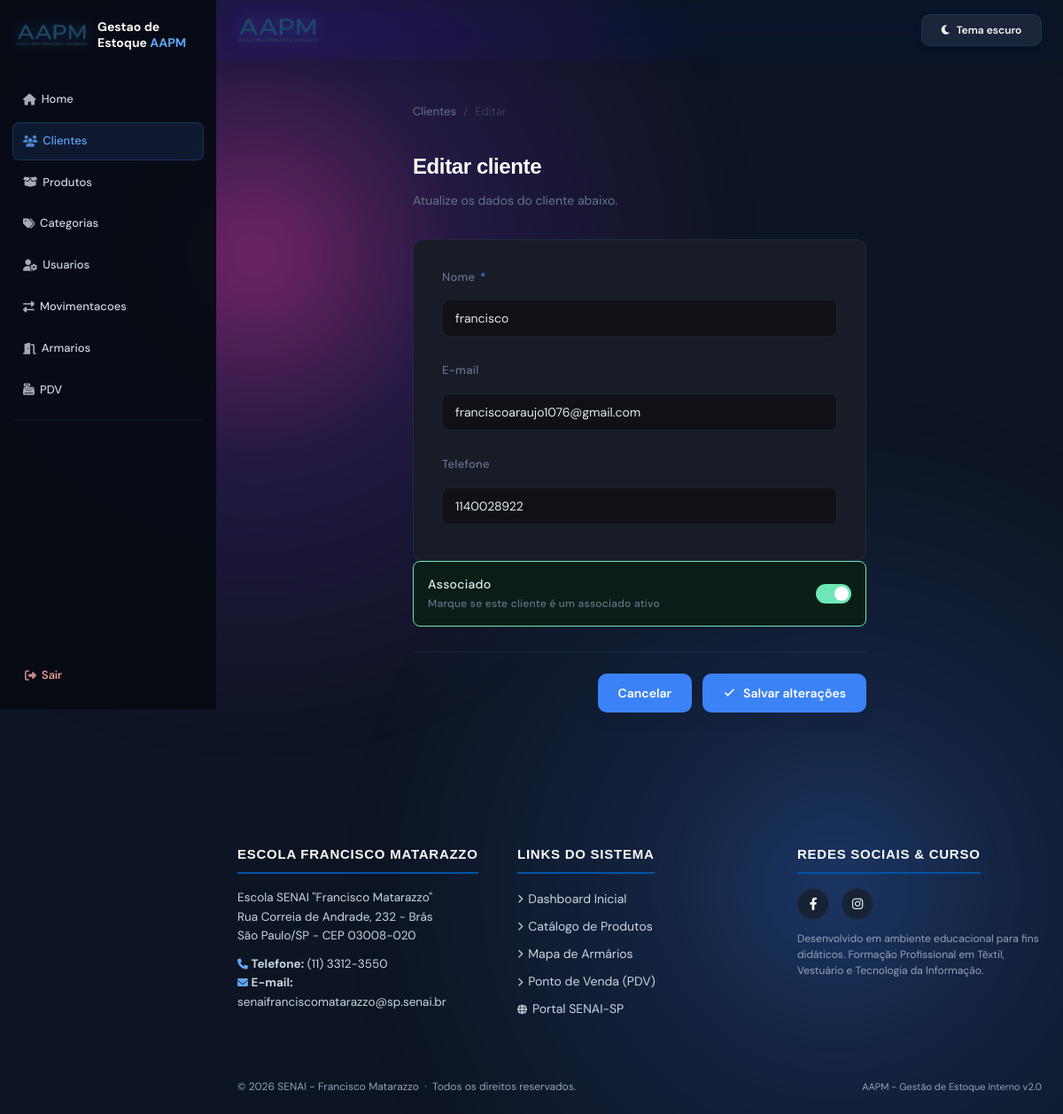
Screenshot of /cliente/1/editar (signed in) with the database file from the repository.
### app/models/cliente.py (models this page shows, shortened)
class Cliente(Base):
    __tablename__ = "clientes"
    id         = Column(Integer, primary_key=True, index=True)
    nome       = Column(String(150), nullable=False, index=True)
    email      = Column(String(150), nullable=True)
    telefone   = Column(String(20), nullable=True)
    is_associado = Column(Boolean, default=False, nullable=False)
    ativo      = Column(Boolean, default=True)
    criado_em  = Column(DateTime, server_default=func.now())
    vendas = relationship("Venda", back_populates="cliente")

### app/controllers/cliente_controller.py (the view)
@router.get("/{cliente_id}/editar")
def form_editar(
    cliente_id: int,
    request: Request,
    db: Session = Depends(get_db),
    admin = Depends(get_admin)
):
    editando = db.query(Cliente).filter(Cliente.id == cliente_id).first()
    if not editando:
        return RedirectResponse(url="/cliente", status_code=302)
    return templates.TemplateResponse(
        request,
        "Cliente/form.html",
        {"request": request, "usuario": admin, "editando": editando}
    )

### app/templates/Cliente/form.html (shortened to what this page needs)
{% extends "base.html" %}
{% block head %}
<link rel="stylesheet" href="/static/css/clientes_form.css">
{% endblock %}
{% block content %}
<div class="page-wrap">
  <nav class="breadcrumb">
    <a href="/cliente">Clientes</a>
    <span>/</span>
    <span>{{ 'Editar' if editando else 'Novo cliente' }}</span>
  </nav>
  <h1 class="page-title">
    {% if editando %}Editar cliente{% else %}Novo cliente{% endif %}
  </h1>
  <p class="page-subtitle">
    {% if editando %}
    Atualize os dados do cliente abaixo.
    {% else %}
    Preencha os dados para cadastrar um novo cliente.
    {% endif %}
  </p>
  <div class="form-card">
    <form method="post" action="{{ '/cliente/' ~ editando.id ~ '/editar' if editando else '/cliente/novo' }}"
      data-confirm-message="{{ 'Confirma as alteracoes deste cliente?' if editando else 'Confirma o cadastro deste cliente?' }}">
      <div class="field">
        <label for="nome">Nome <span class="required-star">*</span></label>
        <input type="text" id="nome" name="nome" required maxlength="150" placeholder="Nome completo"
          value="{{ editando.nome if editando else (valores.nome if valores else '') }}">
      </div>
      <div class="field">
        <label for="email">E-mail</label>
        <input type="text" id="email" name="email" maxlength="150" placeholder="exemplo@email.com"
          value="{{ editando.email or '' if editando else (valores.email if valores else '') }}">
      </div>
      <div>
        <label for="telefone">Telefone</label>
        <input type="tel" id="telefone" name="telefone" maxlength="20" placeholder="(11) 99999-9999"
          value="{{ editando.telefone or '' if editando else (valores.telefone if valores else '') }}">
      </div>
  </div>
  <label class="toggle-field" for="is_associado">
    <div class="toggle-field-label">
      <strong>Associado</strong>
      <span>Marque se este cliente é um associado ativo</span>
    </div>
    <div class="toggle-switch">
      <div class="toggle-track"></div>
    </div>
  </label>
  <div class="divider"></div>
  <div class="form-actions">
    <a href="/cliente" class="btn btn-ghost">Cancelar</a>
    <button type="submit" class="btn btn-primary">
      <svg width="15" height="15" viewBox="0 0 24 24" fill="none" stroke="currentColor" stroke-width="2.5">
        <polyline points="20 6 9 17 4 12" />
      </svg>
      {{ 'Salvar alterações' if editando else 'Cadastrar cliente' }}
    </button>
  </div>
</div>
{% endblock %}

### app/static/style.css (style rules this page uses)
:root { --bg-base: #dfeaf7; --bg-base-2: #eef5ff; --orb-1: rgba(59, 130, 246, 0.18); --orb-2: rgba(147, 197, 253, 0.16); --orb-3: rgba(168, 85, 247, 0.10); --grid: rgba(37, 99, 235, 0.06); --bg-panel: rgba(15, 23, 42, 0.72); --bg-panel-strong: rgba(17, 24, 39, 0.92); --bg-soft: rgba(255, 255, 255, 0.04); --border: rgba(148, 163, 184, 0.18); --text: #e2e8f0; --text-muted: #94a3b8; --primary: #3b82f6; --primary-2: #60a5fa; --purple: #8b5cf6; --success: #10b981; --shadow: rgba(15, 23, 42, 0.4); }
html { scroll-behavior: smooth; }
body { position: relative; min-height: 100vh; background: linear-gradient(120deg, #1d0d5c 0%, #2f0d77 18%, #5a0c6f 42%, #1d4de0 72%, #120d2d 100%); background-size: 180% 180%; animation: bgFlow 18s ease-in-out infinite alternate; overflow-x: hidden; }
body::before, body::after { content: ""; position: fixed; inset: auto; pointer-events: none; z-index: 0; }
body::before { width: 72rem; height: 72rem; left: -18rem; top: -18rem; border-radius: 50%; background: radial-gradient(circle, rgba(255, 60, 200, 0.42) 0%, rgba(147, 51, 234, 0.16) 28%, transparent 68%); filter: blur(24px); animation: driftGlow 18s ease-in-out infinite alternate; }
body::after { width: 68rem; height: 68rem; right: -18rem; bottom: -18rem; border-radius: 50%; background: radial-gradient(circle, rgba(59, 130, 246, 0.32) 0%, rgba(59, 130, 246, 0.14) 26%, transparent 70%); filter: blur(28px); animation: driftGlowTwo 20s ease-in-out infinite alternate; }
body .app-shell, body main, body header, body footer, body section, body article, body aside, body nav { background: transparent; }
main, header, footer, section, article, nav, aside { position: relative; z-index: 1; }
button, .btn, .btn-card, .btn-theme-toggle, input, select, textarea { transition: all 0.25s ease; }
button, .btn, .btn-card, .btn-theme-toggle { border-radius: 14px; border: 1px solid transparent; cursor: pointer; box-shadow: 0 8px 18px rgba(15, 23, 42, 0.08); }

### app/static/css/base.css (style rules this page uses)
:root { --bg-base: #0d1422; --bg-surface: #121c2d; --bg-card: #172235; --bg-card-hover: #1d2a40; --border: rgba(99, 179, 237, 0.1); --border-hover: rgba(99, 179, 237, 0.28); --accent: #3b82f6; --accent-glow: rgba(59, 130, 246, 0.35); --accent-light: #60a5fa; --secondary-bg: rgba(148, 163, 184, 0.12); --secondary-text: #e2e8f0; --red: #ef4444; --red-glow: rgba(239, 68, 68, 0.3); --text-primary: #f8fafc; --text-secondary: #cbd5e1; --text-muted: #94a3b8; --header-h: 68px; --radius: 12px; --radius-lg: 18px; --transition: 0.22s cubic-bezier(0.4, 0, 0.2, 1); --senai-blue: #0054a6; --senai-yellow: #ffcb05; }
*, *::before, *::after { margin: 0; padding: 0; box-sizing: border-box; }
html { scroll-behavior: smooth; max-width: 100%; overflow-x: hidden; }
body { font-family: 'DM Sans', sans-serif; background-color: var(--bg-base); background-image: none; background-size: auto; color: var(--text-primary); line-height: 1.6; min-height: 100vh; display: flex; flex-direction: column; width: 100%; max-width: 100%; overflow-x: hidden; }
h1 { font-family: 'Sora', sans-serif; font-size: 18px; font-weight: 700; letter-spacing: -0.3px; color: var(--text-primary); white-space: nowrap; }
main>* { min-width: 0; max-width: 100%; }
button, .btn { font-family: 'DM Sans', sans-serif; background: var(--accent); color: #ffffff; padding: 10px 22px; border: 1px solid transparent; border-radius: 10px; cursor: pointer; font-weight: 600; font-size: 14px; transition: all var(--transition); position: relative; overflow: hidden; display: inline-flex; align-items: center; justify-content: center; gap: 8px; text-decoration: none; box-shadow: 0 8px 18px rgba(15, 23, 42, 0.08); }
input, textarea, select { width: 100%; padding: 10px 14px; margin: 8px 0; background: var(--bg-card); border: 1px solid var(--border); border-radius: 8px; color: var(--text-primary); font-family: 'DM Sans', sans-serif; font-size: 14px; transition: border-color var(--transition), box-shadow var(--transition); outline: none; }
main>* { animation: fadeUp 0.4s ease both; }
body.has-sidebar { padding-left: 244px; }
:root { --scrollbar-track: #0d1320; --scrollbar-thumb: #3b82f6; --scrollbar-thumb-hover: #60a5fa; }
*, *::before, *::after { scrollbar-color: var(--scrollbar-thumb) var(--scrollbar-track); scrollbar-width: thin; }

### rows the page displays
Cliente: nome "francisco", email "franciscoaraujo1076@gmail.com", telefone "1140028922"

### other values shown
{{ 'Editar' if editando else 'Novo cliente' }} "Editar"
{{ 'Salvar alterações' if editando else 'Cadastrar cliente' }} "Salvar alterações"
